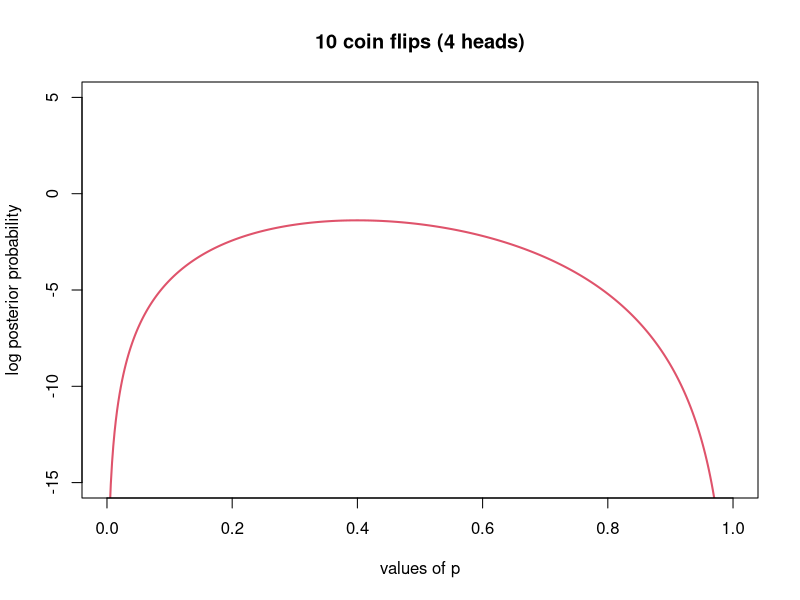

Recreate this plot in R.
## ---- chunk 1
dbinom(x=4,size=10,prob=0.5)
## ---- chunk 2
p.posterior = (dbinom(x=3,size=10,prob=0.5)*0.0001)
p.posterior
## ---- chunk 3
p.posterior = (dbinom(x=3,size=10,prob=0.5)*0.75)
p.posterior
## ---- chunk 4
## this function calculates the log likelihood of the flip data
	lnL.foo <- function(flips,n,p){
		lnL <- sum(dbinom(flips,n,p,log=TRUE))
		return(lnL)
	}

#set the number of flips that give heads
flips1 <- 4

#make a grid of possible values of p
p.seq <- seq(1e-4,1-1e-4,length.out=500)

#calculate-likelihoods for the grid of p
	lnL1 <- sapply(p.seq,function(p){lnL.foo(flips1,n=10,p=p)})
	
#set a prior as if we are aliens
	pr <- dunif(p.seq,log=TRUE)

#calculate the log posterior probability
	ps <- lnL1 + pr
	
#plot the data
plot(p.seq,ps,ylim=c(-15,5),type='l',col=2,lwd=2,ylab="log posterior probability",xlab="values of p",
	 	main=sprintf("10 coin flips (%s heads)",flips1))
	
## ---- chunk 5
#editted code goes here.	
	
